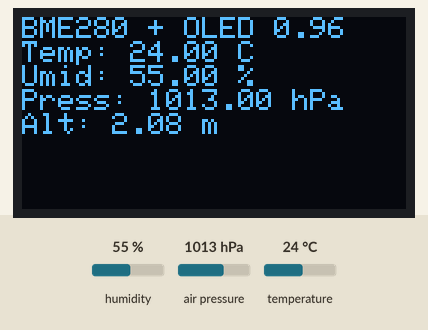
Simulated run of this sketch. Board: ESP32. Shown: 128×64 one-colour display. The test bench sets the inputs (shaded band); at power-on: humidity 55 %, air pressure 1013 hPa, temperature 24 °C. What the sketch prints to the serial monitor is not drawn.

Above: at 1.2 s.
1.3 s: humidity set to 22 %
At 2.7 s:
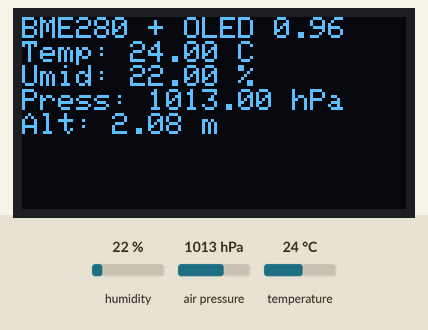
3.0 s: air pressure set to 952 hPa
At 4.0 s:
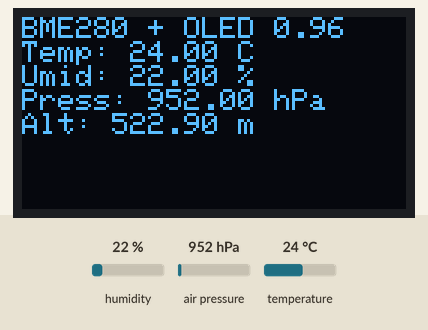
4.6 s: temperature set to 12 °C
At 5.0 s:
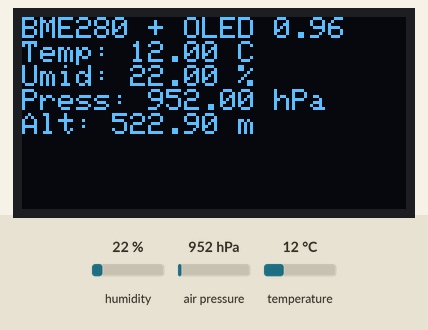
6.1 s: humidity set to 40 %
At 7.3 s:
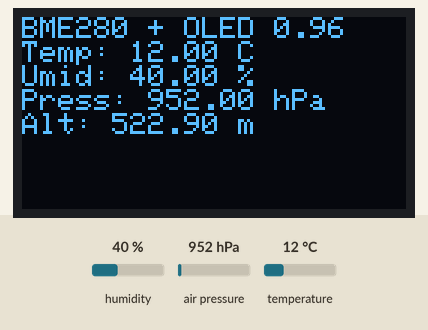
7.6 s: air pressure set to 975 hPa
At 8.4 s:
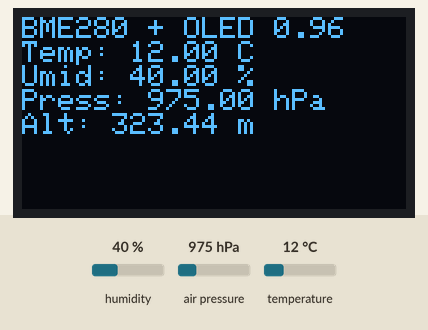
Timing chart, 0 to 10.2 s (numbered marks = the images above; inputs shaded):
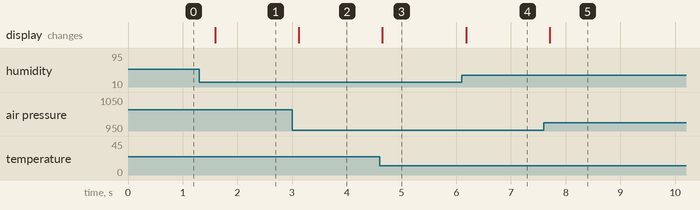

The sketch:

bme280.ino
```cpp
#include <Wire.h>
#include <Adafruit_Sensor.h>
#include <Adafruit_BME280.h>
#include <Adafruit_SSD1306.h>
#include <Adafruit_GFX.h>

#define SDA_PIN 21
#define SCL_PIN 22

Adafruit_BME280 bme;
Adafruit_SSD1306 display(128, 64, &Wire, -1);

void setup() {
  Serial.begin(115200);

  Wire.begin(SDA_PIN, SCL_PIN);

  if (!display.begin(SSD1306_SWITCHCAPVCC, 0x3C)) {
    Serial.println("Erro ao inicializar o display OLED!");
    while (1);
  }
  display.clearDisplay();
  display.setTextSize(1);
  display.setTextColor(SSD1306_WHITE);

  if (!bme.begin(0x76)) { // Troque para 0x77 se necessário
    Serial.println("BME280 não encontrado!");
    display.clearDisplay();
    display.setCursor(0, 0);
    display.println("BME280 N/A");
    display.display();
    while (1);
  }

  Serial.println("Sistema iniciado.");
}

void loop() {
  float temperatura = bme.readTemperature();
  float umidade = bme.readHumidity();
  float pressao = bme.readPressure() / 100.0;
  float altitude = bme.readAltitude(1013.25);

  // Exibe no Serial
  Serial.print("Temp: "); Serial.println(temperatura);
  Serial.print("Umid: "); Serial.println(umidade);
  Serial.print("Pressao: "); Serial.println(pressao);
  Serial.print("Alt: "); Serial.println(altitude);

  // Exibe no OLED
  display.clearDisplay();
  display.setCursor(0, 0);

  display.setTextSize(1);
  display.println("BME280 + OLED 0.96");

  display.setTextSize(1);
  display.print("Temp: ");
  display.print(temperatura);
  display.println(" C");

  display.print("Umid: ");
  display.print(umidade);
  display.println(" %");

  display.print("Press: ");
  display.print(pressao);
  display.println(" hPa");

  display.print("Alt: ");
  display.print(altitude);
  display.println(" m");

  display.display();
  delay(1500);
}
```

Measured:
- after the input at 1.3 s, the display: changes after 0.29 s (image 1)
- after the input at 3.0 s, the display: changes after 0.12 s (image 2)
- after the input at 4.6 s, the display: changes after 0.05 s (image 3)
- after the input at 6.1 s, the display: changes after 0.08 s (image 4)
- after the input at 7.6 s, the display: changes after 0.11 s (image 5)
